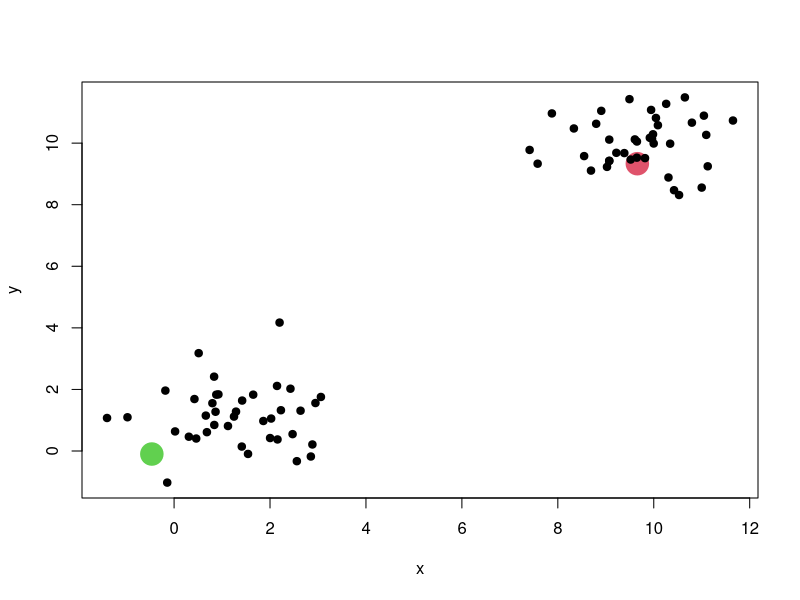

Source code (R):
library(ggplot2)
data_matrix <- cbind(c(rnorm(40, mean = 1, sd = 1),
                       rnorm(40, mean = 10, sd = 1)),
                     c(rnorm(40, mean = 1, sd = 1),
                       rnorm(40, mean = 10, sd = 1)),
                     rep(1, 80),
                     rep(1, 80))
colnames(data_matrix) <- c("x", "y", "col", "size")

centroids_ids = sample(1:80, 2)

c1 <- data_matrix[centroids_ids[1], 1:2]
c2 <- data_matrix[centroids_ids[2], 1:2]

data_matrix[centroids_ids[1], 3] <- 2
data_matrix[centroids_ids[2], 3] <- 3
data_matrix[centroids_ids[1], 4] <- data_matrix[centroids_ids[2], 4] <- 3

plot(data_matrix, col=data_matrix[, 3], pch=19, cex=data_matrix[, 4])

diff_c1 <- sweep(data_matrix[, 1:2], 2, c1) 
diff_c2 <- sweep(data_matrix[, 1:2], 2, c2) 

dist_c1 <- rowSums(diff_c1 ^ 2)
dist_c2 <- rowSums(diff_c2 ^ 2)

data_matrix[, 3] <- ifelse(dist_c1 < dist_c2, 2, 3)
